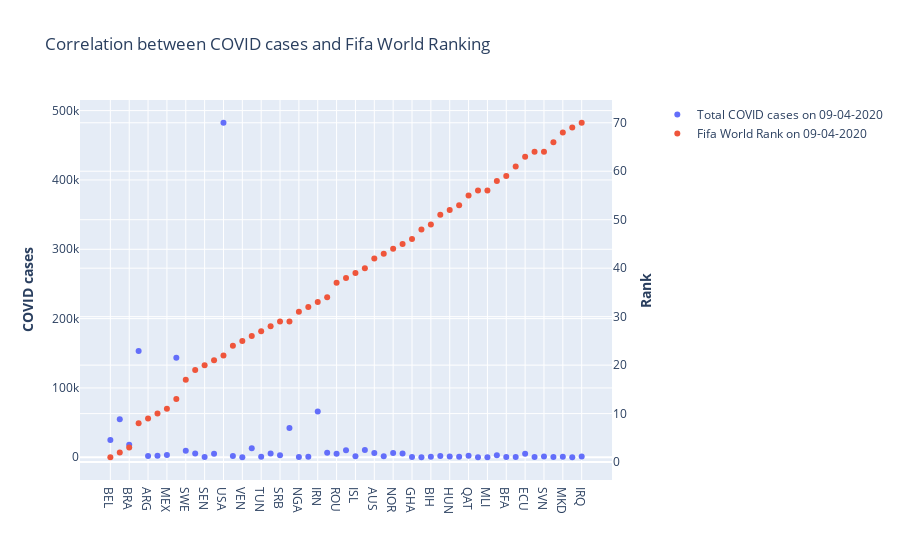

Notebook source saved alongside this figure:
### Code cell
import plotly.graph_objects as go
from plotly.subplots import make_subplots

# Create figure with secondary y-axis
fig = make_subplots(specs=[[{"secondary_y": True}]])

# Add traces
fig.add_trace(
go.Scatter(x=final_df['country_abrv'], y=final_df['total_cases'], name="Total COVID cases on 09-04-2020", mode='markers'),
secondary_y=False,
)

fig.add_trace(
    go.Scatter(x=final_df['country_abrv'], y=final_df['rank'], name="Fifa World Rank on 09-04-2020",mode='markers'),
    secondary_y=True,
)
# Add figure title
fig.update_layout(
    title_text="Correlation between COVID cases and Fifa World Ranking"
)

# Set y-axes titles
fig.update_yaxes(title_text="<b>COVID cases</b>", secondary_y=False)
fig.update_yaxes(title_text="<b>Rank</b>", secondary_y=True)
# fig.update_yaxes(autorange="reversed")
fig.show()

### Figure 1 — Plotly figure (JSON) as saved in the notebook; plotly's stock layout.template omitted (floating-point values rounded to 4 significant figures)
{"data": [{"mode": "markers", "name": "Total COVID cases on 09-04-2020", "type": "scatter", "x": ["BEL", "FRA", "BRA", "ESP", "ARG", "COL", "MEX", "ITA", "SWE", "POL", "SEN", "PER", "USA", "UKR", "VEN", "AUT", "TUN", "JPN", "SRB", "TUR", "NGA", "SVK", "IRN", "IRL", "ROU", "RUS", "ISL", "KOR", "AUS", "MAR", "NOR", "CZE", "GHA", "JAM", "BIH", "EGY", "HUN", "CMR", "QAT", "COD", "MLI", "FIN", "BFA", "CIV", "ECU", "MNE", "SVN", "ALB", "MKD", "SLV", "IRQ"], "xaxis": "x", "y": [24983, 54964, 18092, 153222, 1795, 2223, 3441, 143626, 9599, 5575, 250, 5256, 482510, 1892, 171, 12915, 643, 5614, 2867, 42282, 288, 701, 66220, 6574, 5202, 10131, 1648, 10423, 6108, 1374, 6211, 5569, 378, 63, 858, 1699, 980, 730, 2376, 180, 74, 3056, 443, 444, 4965, 252, 1124, 409, 663, 103, 1232], "yaxis": "y"}, {"mode": "markers", "name": "Fifa World Rank on 09-04-2020", "type": "scatter", "x": ["BEL", "FRA", "BRA", "ESP", "ARG", "COL", "MEX", "ITA", "SWE", "POL", "SEN", "PER", "USA", "UKR", "VEN", "AUT", "TUN", "JPN", "SRB", "TUR", "NGA", "SVK", "IRN", "IRL", "ROU", "RUS", "ISL", "KOR", "AUS", "MAR", "NOR", "CZE", "GHA", "JAM", "BIH", "EGY", "HUN", "CMR", "QAT", "COD", "MLI", "FIN", "BFA", "CIV", "ECU", "MNE", "SVN", "ALB", "MKD", "SLV", "IRQ"], "xaxis": "x", "y": [1, 2, 3, 8, 9, 10, 11, 13, 17, 19, 20, 21, 22, 24, 25, 26, 27, 28, 29, 29, 31, 32, 33, 34, 37, 38, 39, 40, 42, 43, 44, 45, 46, 48, 49, 51, 52, 53, 55, 56, 56, 58, 59, 61, 63, 64, 64, 66, 68, 69, 70], "yaxis": "y2"}], "layout": {"title": {"text": "Correlation between COVID cases and Fifa World Ranking"}, "xaxis": {"anchor": "y", "domain": [0, 0.94]}, "yaxis": {"anchor": "x", "domain": [0, 1], "title": {"text": "<b>COVID cases</b>"}}, "yaxis2": {"anchor": "x", "overlaying": "y", "side": "right", "title": {"text": "<b>Rank</b>"}}}}
